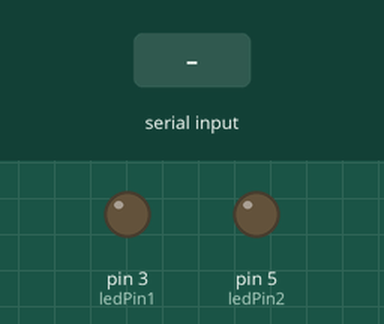
This sketch was run on a simulated Arduino Uno, built with avr-gcc and run on an emulated ATmega328P. Parts: output pins drawn as LEDs (lit = HIGH). The test bench sets the inputs (shaded band).

Above: at 1.2 s.
1.3 s: "90,45\n" received over Serial
At 2.1 s:
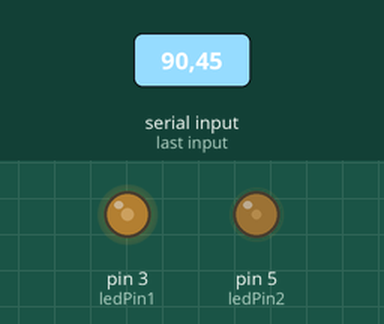
4.3 s: "30,150\n" received over Serial
At 5.1 s:
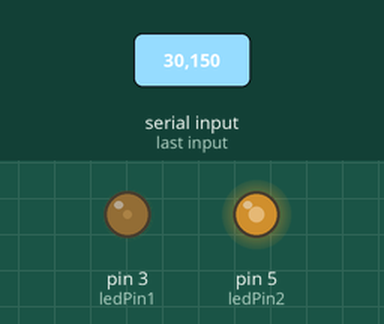
7.3 s: "5\n" received over Serial
At 7.7 s:
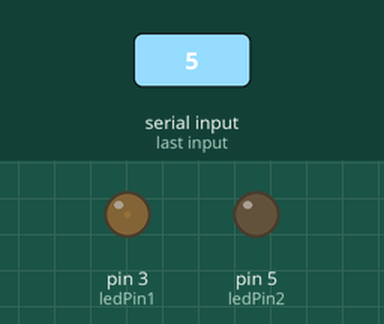
8.8 s: "90\n" received over Serial
At 10.0 s:
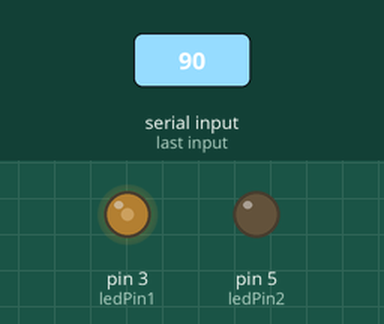
10.3 s: "200\n" received over Serial
At 11.3 s:
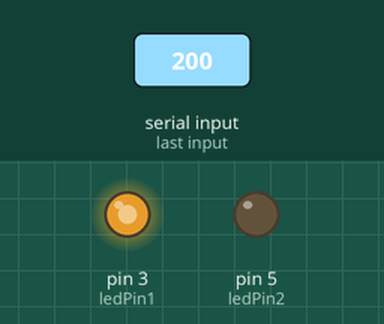
11.8 s: "1,90\n" received over Serial
At 12.5 s:
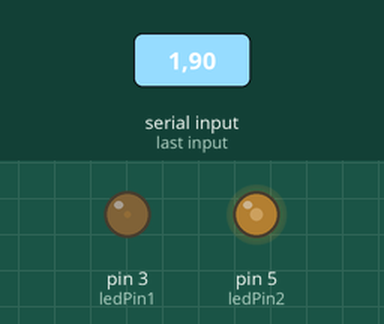
Timing chart, 0 to 15.3 s (numbered marks = the images above; inputs shaded):
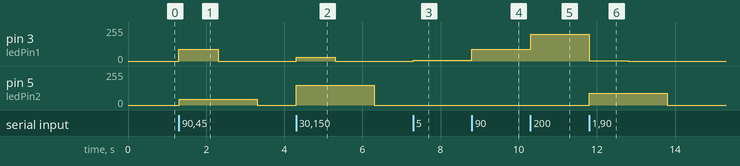

The sketch:

arduino-serial-in.ino
```cpp
const int ledPin1 = 3;
const int ledPin2 = 5;
byte brightness1;
byte brightness2;

void setup() {
  Serial.begin(9600);
}
void loop() {
  if (Serial.available() > 0) {
    brightness1 = Serial.parseInt();               // read first part of string as int
    analogWrite(ledPin1, brightness1);
    brightness2 = Serial.parseInt();                    // read second part of string as int
    analogWrite(ledPin2, brightness2);
  }
}
```

Measured:
- after the input at 1.3 s, pin 3 (ledPin1): 0/255 → 90/255 at once, → 0/255 1.0 s later; pin 5 (ledPin2): 0/255 → 45/255 at once, → 0/255 2.0 s later
- after the input at 4.3 s, pin 3 (ledPin1): 0/255 → 30/255 at once, → 0/255 1.0 s later; pin 5 (ledPin2): 0/255 → 150/255 at once, → 0/255 2.0 s later
- after the input at 7.3 s, pin 3 (ledPin1): 0/255 → 5/255 at once
- after the input at 8.8 s, pin 3 (ledPin1): 5/255 → 90/255 at once
- after the input at 10.3 s, pin 3 (ledPin1): 90/255 → 200/255 at once
- after the input at 11.8 s, pin 3 (ledPin1): 200/255 → 1/255 at once, → 0/255 1.0 s later; pin 5 (ledPin2): 0/255 → 90/255 at once, → 0/255 2.0 s later
